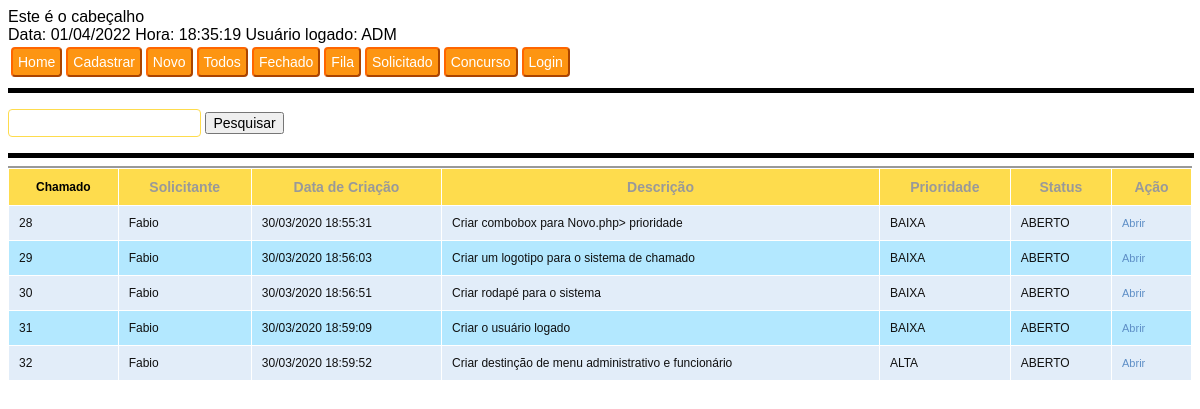
Screenshot of /home.php (signed in) with the database file from the repository.
### tables this page shows
CREATE TABLE IF NOT EXISTS  usuario  (
   IDUSUARIO  int(11) NOT NULL AUTO_INCREMENT,
   NOMEUSUARIO  varchar(50) DEFAULT NULL,
   LOGINUSUARIO  varchar(50) DEFAULT NULL,
   SENHAUSUARIO  varchar(8) DEFAULT NULL,
  NIVELUSUARIO INT,
  PRIMARY KEY ( IDUSUARIO )
);

CREATE TABLE IF NOT EXISTS  chamado  (
   IDCHAMADO  int(11) NOT NULL AUTO_INCREMENT,
   idusuario  int(11) DEFAULT NULL,
   DATAINICHAMADO  timestamp NOT NULL DEFAULT current_timestamp(),
   DESCRICAOCHAMADO  varchar(500) DEFAULT NULL,
   PRIORIDADECHAMADO  varchar(20) DEFAULT NULL,
   STATUSCHAMADO  varchar(10) DEFAULT NULL,
   DATAFIMCHAMADO  datetime DEFAULT NULL,
  PRIMARY KEY ( IDCHAMADO ),
  KEY  fk_usuario  ( idusuario )
);

### funcao.php (called while the page is built)
<?PHP
function cData($data){
	$ano = substr($data,0,4);
	$mes = substr($data,5,2);
	$dia = substr($data,8,2);
	$horario = substr($data,11,8);
	 $data = $dia."/".$mes."/".$ano." ".$horario;
	return $data;
}
?>

### home.php (the view, shortened to what this page needs)
<?php header("Content-type: text/html; charset=utf-8");
require_once('funcao.php');
require_once("conexao.php");
require_once('header.php');
require_once('menu.php');
$id=$_SESSION['id'];
	$sql = "SELECT nivelusuario from usuario where idusuario=$id";
		$result = mysqli_query($link,$sql)or die("Erro no banco de dados!");
		$dados = mysqli_fetch_array($result);
        $nivel=$dados[0];
if($nivel==1)
menuadm('Página inicial');
else
menu('Página inicial');
if(isset ($_POST['pesquisar'])){
        $sql = "SELECT c.idchamado,u.nomeusuario,c.datainichamado,c.descricaochamado,c.prioridadechamado,c.statuschamado FROM chamado c inner join usuario u on c.idusuario=u.idusuario where c.idchamado=".$_POST['pesquisa']."";
    }else
$sql = "SELECT c.idchamado,u.nomeusuario,c.datainichamado,c.descricaochamado,c.prioridadechamado,c.statuschamado FROM chamado c inner join usuario u on c.idusuario=u.idusuario where statuschamado='ABERTO' OR STATUSCHAMADO='Aberto' or statuschamado='aberto'";
$result = mysqli_query($link,$sql);
$i=0;
while($row = mysqli_fetch_array($result)) {
if($i%2==0)
$classname="evenRow";
else
$classname="oddRow";
?>
<tr class="<?php if(isset($classname)) echo $classname;?>">
<td><?php echo $row[0]; ?></td>
<td><?php echo $row[1]; ?></td>
<td><?php echo cData($row[2]); ?></td>
<td><?php echo $row[3]; ?></td>
<td><?php echo $row[4]; ?></td>
<td><?php echo $row[5]; ?></td>
<td><a href="atendimento.php?idchamado=<?php echo $row[0]; ?>" class="link">Abrir</a></td>
</tr>
<?php
$i++;
}
?>
</table>
</BODY>
</HTML>

### header.php (shortened to what this page needs)
<?php
$id=$_SESSION['id'];
        $sql = "SELECT nomeusuario from usuario where idusuario=$id";
		$result = mysqli_query($link,$sql)or die("Erro no banco de dados!");
		$dados = mysqli_fetch_array($result);
        $nome=$dados[0];
echo"
<HTML>
<head>
<link rel='stylesheet' type='text/css' href='styles.css' />
</head>
<body>
<header>
   Este é o cabeçalho
</header>
";
echo "Data: " . date("d/m/Y")."   Hora: "  . date("H:i:s")." Usuário logado: $nome";
?>

### menu.php (shortened to what this page needs)
<?php header("Content-type: text/html; charset=utf-8");
function menuAdm($Titulo){
echo "
<HTML>
<head>
<title>$Titulo</title>
<link rel='stylesheet' type='text/css' href='styles.css' />
</head>
<BODY>
<table>
<tr>
<form action='/Chamado/home.php' method='post'>
<td><input type='submit' value='Home' name='home' class='btnSubmit'></td>
</form>
<form action='/Chamado/cadastrarusuario.html' method='post'>
<td><input type='submit' value='Cadastrar' name='cadastrar' class='btnSubmit'></td>
</form>
<form action='/Chamado/novo.php' method='post'>
<td><input type='submit' value='Novo' name='novo' class='btnSubmit'></td>
</form>
<form action='/Chamado/todos.php' method='post'>
<td><input type='submit' value='Todos' name='Todos' class='btnSubmit'></td>
</form>
<form action='/Chamado/fechado.php' method='post'>
<td><input type='submit' value='Fechado' name='Fechado' class='btnSubmit'></td>
</form>
<form action='/Chamado/minhafila.php' method='post'>
<td><input type='submit' value='Fila' name='Minha Fila' class='btnSubmit'></td>
</form>
<form action='/Chamado/responsavel.php' method='post'>
<td><input type='submit' value='Solicitado' name='Minha Fila' class='btnSubmit'></td>
</form>
<form action='/concurso/home.php' method='post'>
<td><input type='submit' value='Concurso' name='concurso' class='btnSubmit'></td>
</form>
<form action='/Chamado/login.php' method='post'>
<td><input type='submit' value='Login' name='login' class='btnSubmit'></td>
</form>
</tr>
</table>
<HR width='100%' size='5' color='black' />
<p></p>
<form action=# method='post'>
<input type='text' name='pesquisa' class='txtfield' required>
<input type='submit' name='pesquisar' value='Pesquisar'>
</form>
</table>
<HR width='100%' size='5' color='black' />
<table border='0' cellpadding='10' cellspacing='1' width='100%' class='tblListForm'>
<tr class='listheader'>
<th>Chamado</th>
<th><label>Solicitante</label></th>
<th><label>Data de Criação</label></th>
<th><label>Descrição</label></th>
<th><label>Prioridade</label></th>
<th><label>Status</label></th>
<th><label>Ação</label></th>
</tr>
";
return true;
}
?>

### styles.css (style rules this page uses)
body { font-family:Arial; }
input { font-family:Arial; font-size:14px; }
label { font-family:Arial; font-size:14px; color:#999999; }
.btnSubmit { background-color:#fd9512; padding:5px; border-color:#FF6600; border-radius:4px; color:white; }
.txtField { padding: 5px; border:#fedc4d 1px solid; border-radius:4px; }
.evenRow { background-color: #E2EDF9; font-size:12px; color:#101010; }
.oddRow { background-color: #B3E8FF; font-size:12px; color:#101010; }
.tblListForm { border-top:2px #999999 solid; }
.listheader { background-color: #fedc4d; font-size:12px; font-weight:bold; }
.link { text-decoration:none; color:#5e8fc7; font-size:11px; }

### rows the page displays
usuario: NOMEUSUARIO "ADM"
chamado: IDCHAMADO "28", idusuario.NOMEUSUARIO "Fabio", DATAINICHAMADO "30/03/2020 18:55:31", DESCRICAOCHAMADO "Criar combobox para Novo.php> prioridade", PRIORIDADECHAMADO "BAIXA", STATUSCHAMADO "ABERTO"
chamado: IDCHAMADO "29", idusuario.NOMEUSUARIO "Fabio", DATAINICHAMADO "30/03/2020 18:56:03", DESCRICAOCHAMADO "Criar um logotipo para o sistema de chamado", PRIORIDADECHAMADO "BAIXA", STATUSCHAMADO "ABERTO"
chamado: IDCHAMADO "30", idusuario.NOMEUSUARIO "Fabio", DATAINICHAMADO "30/03/2020 18:56:51", DESCRICAOCHAMADO "Criar rodapé para o sistema", PRIORIDADECHAMADO "BAIXA", STATUSCHAMADO "ABERTO"
chamado: IDCHAMADO "31", idusuario.NOMEUSUARIO "Fabio", DATAINICHAMADO "30/03/2020 18:59:09", DESCRICAOCHAMADO "Criar o usuário logado", PRIORIDADECHAMADO "BAIXA", STATUSCHAMADO "ABERTO"
chamado: IDCHAMADO "32", idusuario.NOMEUSUARIO "Fabio", DATAINICHAMADO "30/03/2020 18:59:52", DESCRICAOCHAMADO "Criar destinção de menu administrativo e funcionário", PRIORIDADECHAMADO "ALTA", STATUSCHAMADO "ABERTO"
